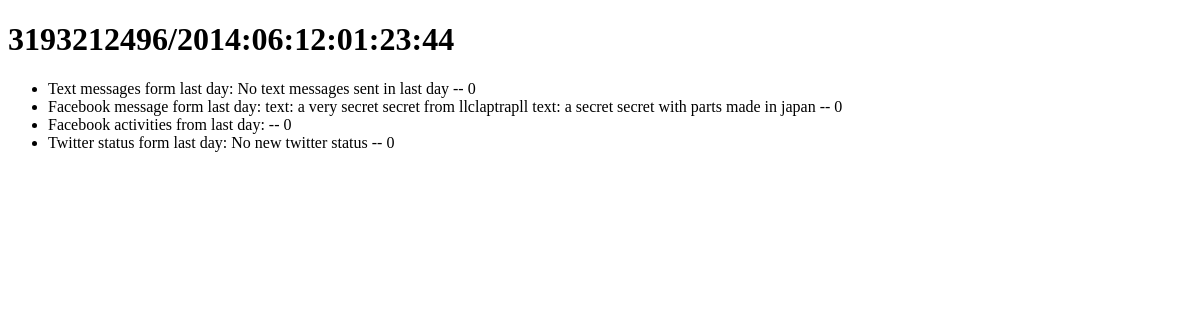
Before: /survey/1/results/ with the older database file.
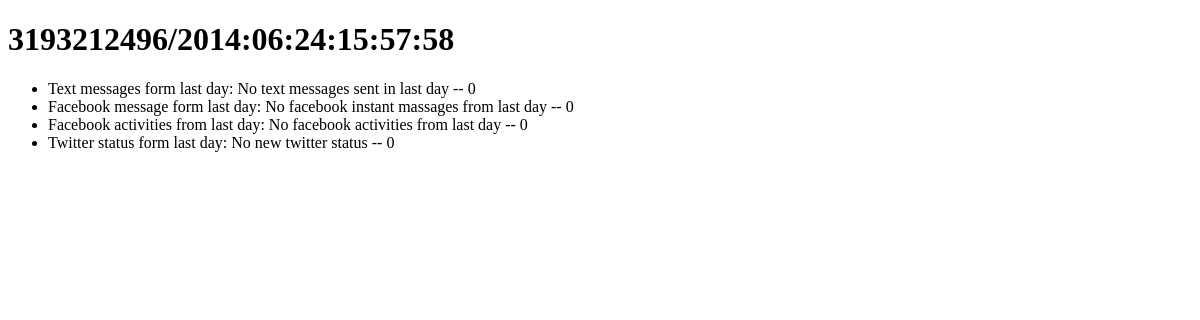
After: the same page with the newer database file.
### survey/models.py (models this page shows, shortened)
class Survey(models.Model):
    title = models.CharField(max_length = 150)
    created_date = models.DateTimeField('Date to be given on',default = timezone.now())

class Question(models.Model):
    atype = models.IntegerField("Answer type",choices = choices, default = 0)
    text = models.CharField("Question",max_length = 1000)
    answer = models.CharField(max_length = 500,default = "0")
    survey = models.ForeignKey(Survey)

### survey/views.py (the view)
# urls.py: url(r'^(?P<survey_id>\d+)/results/$', views.results,name='results'),
def results(request,survey_id):
    survey = get_object_or_404(Survey, pk = survey_id )
    return render(request,'survey/results.html',{'survey':survey})

### survey/templates/survey/results.html (shortened to what this page needs)
<!doctype html>
<html>
<head>
</head>
<h1>{{ survey.title }}</h1>
<ul>
{% for question in survey.question_set.all %}
    <li>{{ question.text}} -- {{question.answer}}</li>
{% endfor %}
</ul>
<html>

Changed rows visible on the page:
changed Survey: title "3193212496/2014:06:12:01:23:44" → "3193212496/2014:06:24:15:57:58"
changed Question: text "Facebook message form last day: text: a very secret secret from llclaptrapll text: a secret secret with parts made in japan" → "Facebook message form last day: No facebook instant massages from last day"
changed Question: text "Facebook activities from last day:" → "Facebook activities from last day: No facebook activities from last day"
